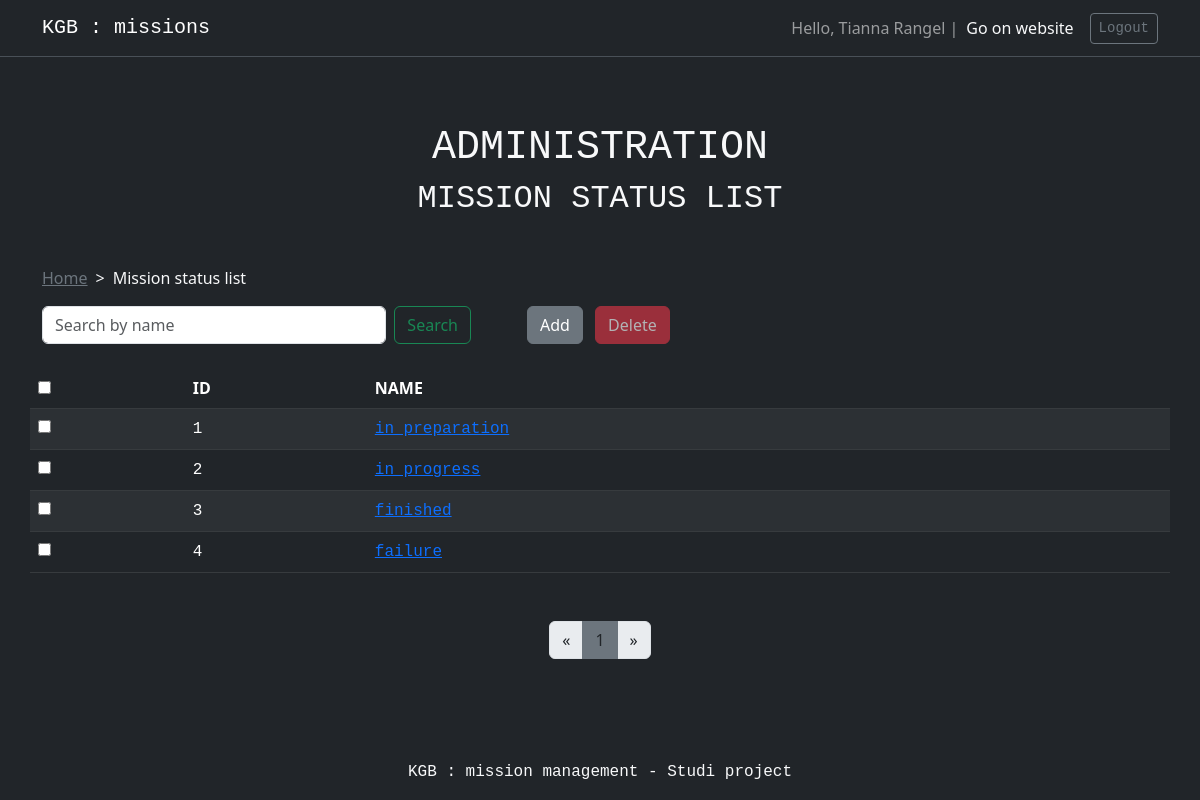
The page /?controller=mission-status&action=list (signed in) on the database its author committed.
### tables this page shows
CREATE TABLE Mission_status (
    mission_status_id TINYINT NOT NULL AUTO_INCREMENT PRIMARY KEY,
    mission_status_name VARCHAR(50) NOT NULL
);

### App/Controller/MissionStatusController.php (called while the page is built, shortened)
<?php
class MissionStatusController
{
    public function listMissionStatus(string $SessionUuid, ?string $search): void
    {
        $adminRepository = new AdminRepository();
        $missionStatusRepository = new MissionStatusRepository();
        $currentAdmin = $adminRepository->getAdmin($SessionUuid);
        $missionStatusPerPage = 10;
        $pagination = $missionStatusRepository->getPaginationForMissionsStatus($missionStatusPerPage, $search);
        $missionsStatus = $missionStatusRepository->getMissionsStatusWithPagination($search, $pagination['start'], $pagination['perPage']);
        require(__DIR__ . '/../../templates/admin/mission-status/list.php');
    }
}

### App/Repository/MissionStatusRepository.php (called while the page is built, shortened)
<?php
class MissionStatusRepository
{
    public DatabaseConnection $dbConnection;
    public function __construct()
    {
        $this->dbConnection = new DatabaseConnection();
    }
    public function getMissionsStatusWithPagination(string $search, int $start, int $perPage): array
    {
        $sql = 'SELECT
        mission_status_id AS id,
        mission_status_name AS name
        FROM Mission_status
        WHERE mission_status_name LIKE :search
        ORDER BY mission_status_id
        LIMIT :start, :perPage';
        $statement = $this->dbConnection->dbConnect()->prepare($sql);
        $statement->bindValue(':search', '%' . $search . '%', PDO::PARAM_STR);
        $statement->bindParam(':start', $start, PDO::PARAM_INT);
        $statement->bindParam(':perPage', $perPage, PDO::PARAM_INT);
        $missionsStatus = [];
        if ($statement->execute()) {
            while ($missionStatus = $statement->fetchObject('\App\Entity\MissionStatus')) {
                $missionsStatus[] = $missionStatus;
            }
        }
        return $missionsStatus;
    }
    public function getPaginationForMissionsStatus(int $perPage, string $search): array
    {
        $sql = 'SELECT COUNT(*) AS nbMissionStatus
        FROM Mission_status
        WHERE mission_status_name LIKE :search';
        $statement = $this->dbConnection->dbConnect()->prepare($sql);
        $statement->bindValue(':search', '%' . $search . '%', PDO::PARAM_STR);
        $pagination = [];
        if ($statement->execute()) {
            while ($result = $statement->fetch(PDO::FETCH_ASSOC)) {
                $nbMissionStatus = (int)$result['nbMissionStatus'];
            }
            $nbPages = ceil($nbMissionStatus / $perPage);
            if (!empty($_GET['page'])) {
                $currentPage = (int)htmlspecialchars($_GET['page']);
            } else {
                $currentPage = 1;
            }
            $start = ($currentPage * $perPage) - $perPage;
            $pagination = ['perPage' => $perPage, 'nbPages' => $nbPages, 'currentPage' => $currentPage, 'start' => $start];
        }
        return $pagination;
    }
}

### App/Database/DatabaseConnection.php (called while the page is built, shortened)
<?php
class DatabaseConnection
{
    public ?PDO $pdo = null;
    public function dbConnect(): PDO
    {
        if ($this->pdo == null) {
            $dsn = 'mysql:dbname=' . $_ENV['database_name'] . ';host=' . $_ENV['database_host'] . ';port=3306';
            $username = $_ENV['database_user'];
            $password = $_ENV['database_password'];
            $this->pdo = new PDO($dsn, $username, $password);
        }
        return $this->pdo;
    }
}

### App/Entity/MissionStatus.php (called while the page is built, shortened)
<?php
class MissionStatus extends stdClass
{
    protected string $id;
    protected string $name;
    public function getId(): string
    {
        return $this->id;
    }
    public function getName(): string
    {
        return $this->name;
    }
}

### App/Repository/AdminRepository.php (called while the page is built, shortened)
<?php
class AdminRepository
{
    public DatabaseConnection $dbConnection;
    public function __construct()
    {
        $this->dbConnection = new DatabaseConnection();
    }
    public function getAdmin(string $uuid): Admin
    {
        $sql = 'SELECT
        admin_uuid AS uuid,
        admin_firstname AS firstName,
        admin_lastname AS lastName,
        admin_email AS email,
        admin_password AS passwordHash,
        admin_creation_date AS creationDate
        FROM Admin
        WHERE admin_uuid = :uuid';
        $statement = $this->dbConnection->dbConnect()->prepare($sql);
        $statement->bindParam(':uuid', $uuid, PDO::PARAM_STR);
        $admin = new Admin();
        if ($statement->execute()) {
            $admin = $statement->fetchObject('\App\Entity\Admin');
        }
        return $admin;
    }
}

### App/Entity/Admin.php (called while the page is built, shortened)
<?php
class Admin extends stdClass {
    protected string $firstName;
    protected string $lastName;
    public function getFirstName(): string {
        return $this->firstName;
    }
    public function getLastName(): string {
        return $this->lastName;
    }
}

### templates/admin/mission-status/list.php (the view, shortened to what this page needs)
<div class="container-fluid container-sm text-light">
    <div class="text-center my-5">
        <h1 class="text-uppercase font-monospace">Administration</h1>
        <h2 class="text-uppercase font-monospace">Mission status list</h2>
    </div>
    <div>
        <nav style="--bs-breadcrumb-divider: '>';" aria-label="breadcrumb">
            <ol class="breadcrumb">
                <li class="breadcrumb-item"><a class="link-secondary" href="?controller=administration">Home</a></li>
                <li class="breadcrumb-item active text-light" aria-current="page">Mission status list</li>
            </ol>
        </nav>
    </div>
    <?php if (isset($_SESSION['admin']) && $_SESSION['admin'] == true) : ?>
        <div class="row justify-content-center gx-5 gy-3 mb-4">
            <div class="col-10 col-sm-7 col-md-6 col-lg-5">
                <form class="d-flex" action="" method="POST" role="search">
                    <input class="form-control me-2" id="search-input" name="search" type="search"
                           placeholder="<?= $search == '' ? 'Search by name' : '' ?>"
                           value="<?= $search == '' ? '' : $search ?>"
                           aria-label="Search mission status by name">
                    <button class="btn btn-outline-success me-2" type="submit">Search</button>
                </form>
            </div>
            <div class="col-10 col-sm-5 col-md-6 col-lg-7">
                <a href="?controller=mission-status&action=add" class="btn btn-secondary me-2">Add</a>
                <button type="button" id="delete-button" class="btn btn-danger me-2 disabled"
                        data-bs-toggle="modal" data-bs-target="#delete-modal">Delete
                </button>
            </div>
        </div>
        <div class="row mt-2 pb-2 mb-4 overflow-x-scroll">
            <table class="table table-dark table-striped table-hover">
                <thead>
                <tr>
                    <th class="text-uppercase"><input class="table-checkbox" type="checkbox"
                                                      id="table-group-checkbox"></th>
                    <th class="text-uppercase">Id</th>
                    <th class="text-uppercase">Name</th>
                </tr>
                </thead>
                <tbody>
                <?php if (isset($missionsStatus)): ?>
                    <?php foreach ($missionsStatus as $missionStatus): ?>
                        <tr>
                            <td class="font-monospace"><input
                                        id="table-checkbox-<?= $missionStatus->getName(); ?>"
                                        name="table-checkbox-<?= $missionStatus->getName(); ?>"
                                        class="table-checkbox" type="checkbox"
                                        value="<?= $missionStatus->getId(); ?>"></td>
                            <td class="font-monospace">
                                <?= $missionStatus->getId() ?>
                            </td>
                            <td class="font-monospace">
                                <a href="?controller=mission-status&action=edit&id=<?= $missionStatus->getId(); ?>">
                                    <?= $missionStatus->getName(); ?>
                                </a>
                            </td>
                        </tr>
                    <?php endforeach ?>
                <?php endif ?>
                </tbody>
            </table>
        </div>
        <div class="d-flex justify-content-center mb-5">
            <nav aria-label="Missions status page navigation">
                <ul class="pagination">
                    <li class="page-item <?= $pagination['currentPage'] == 1 ? 'disabled' : '' ?>">
                        <a class="page-link text-dark"
                           href="?controller=mission-status&action=list&<?= $search != '' ? 'search=' . htmlspecialchars($search) . '&' : '' ?>page=<?= htmlspecialchars($pagination['currentPage'] - 1) ?>"
                           aria-label="Previous">
                            <span aria-hidden="true">&laquo;</span>
                        </a>
                    </li>
                    <?php for ($page = 1; $page <= $pagination['nbPages']; $page++): ?>
                        <li class="page-item <?= $page == $pagination['currentPage'] ? 'active' : '' ?>">
                            <a class="page-link <?= $page == $pagination['currentPage'] ? 'bg-secondary border-secondary' : '' ?> text-dark"
                               href="?controller=mission-status&action=list&<?= $search != '' ? 'search=' . htmlspecialchars($search) . '&' : '' ?>page=<?= htmlspecialchars($page) ?>"><?= htmlspecialchars($page) ?></a>
                        </li>
                    <?php endfor ?>
                    <li class="page-item <?= $pagination['currentPage'] == $pagination['nbPages'] ? 'disabled' : '' ?>">
                        <a class="page-link text-dark"
                           href="?controller=mission-status&action=list&<?= $search != '' ? 'search=' . htmlspecialchars($search) . '&' : '' ?>page=<?= htmlspecialchars($pagination['currentPage'] + 1) ?>"
                           aria-label="Next">
                            <span aria-hidden="true">&raquo;</span>
                        </a>
                    </li>
                </ul>
            </nav>
        </div>
    <?php endif ?>
</div>
<?php require(__DIR__ . '/../layout-admin.php') ?>

### templates/admin/admin-header.php
<header>
    <nav class="navbar bg-dark border-bottom border-body" data-bs-theme="dark">
        <div class="container">
            <a class="navbar-brand mb-0 h1 font-monospace" href="?controller=administration">KGB : missions</a>
            <div class="d-flex flex-row flex-wrap align-items-center">
            <span class="navbar-text me-2">
              Hello, <?= htmlspecialchars($currentAdmin->getFirstName()) . ' ' . htmlspecialchars($currentAdmin->getLastName()) ?> |
            </span>
                <a class="nav-link link-light me-3" href="/" target="_blank">Go on website</a>
                <a class="btn btn-sm btn-outline-secondary font-monospace" href="?controller=auth&action=login">Logout</a>
            </div>
        </div>
    </nav>
</header>

### assets/css/style.css (style rules this page uses)
.breadcrumb-item::before { color: #f8f9fa !important; }

### rows shown on the page
mission_status: mission_status_id "1", mission_status_name "in preparation"
mission_status: mission_status_id "2", mission_status_name "in progress"
mission_status: mission_status_id "3", mission_status_name "finished"
mission_status: mission_status_id "4", mission_status_name "failure"

### other values the page prints
$currentAdmin->getFirstName() "Tianna"
$currentAdmin->getLastName() "Rangel"
